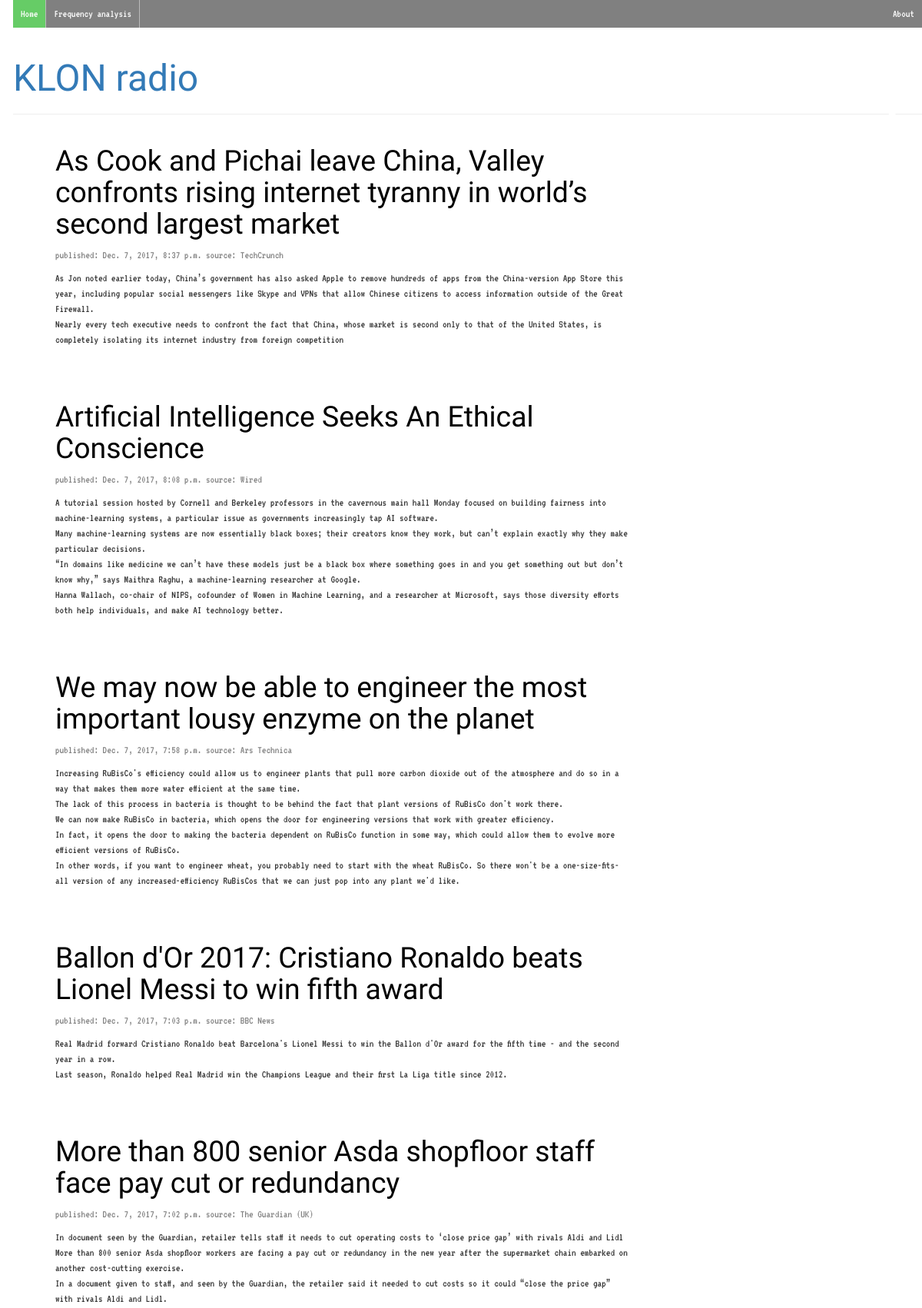
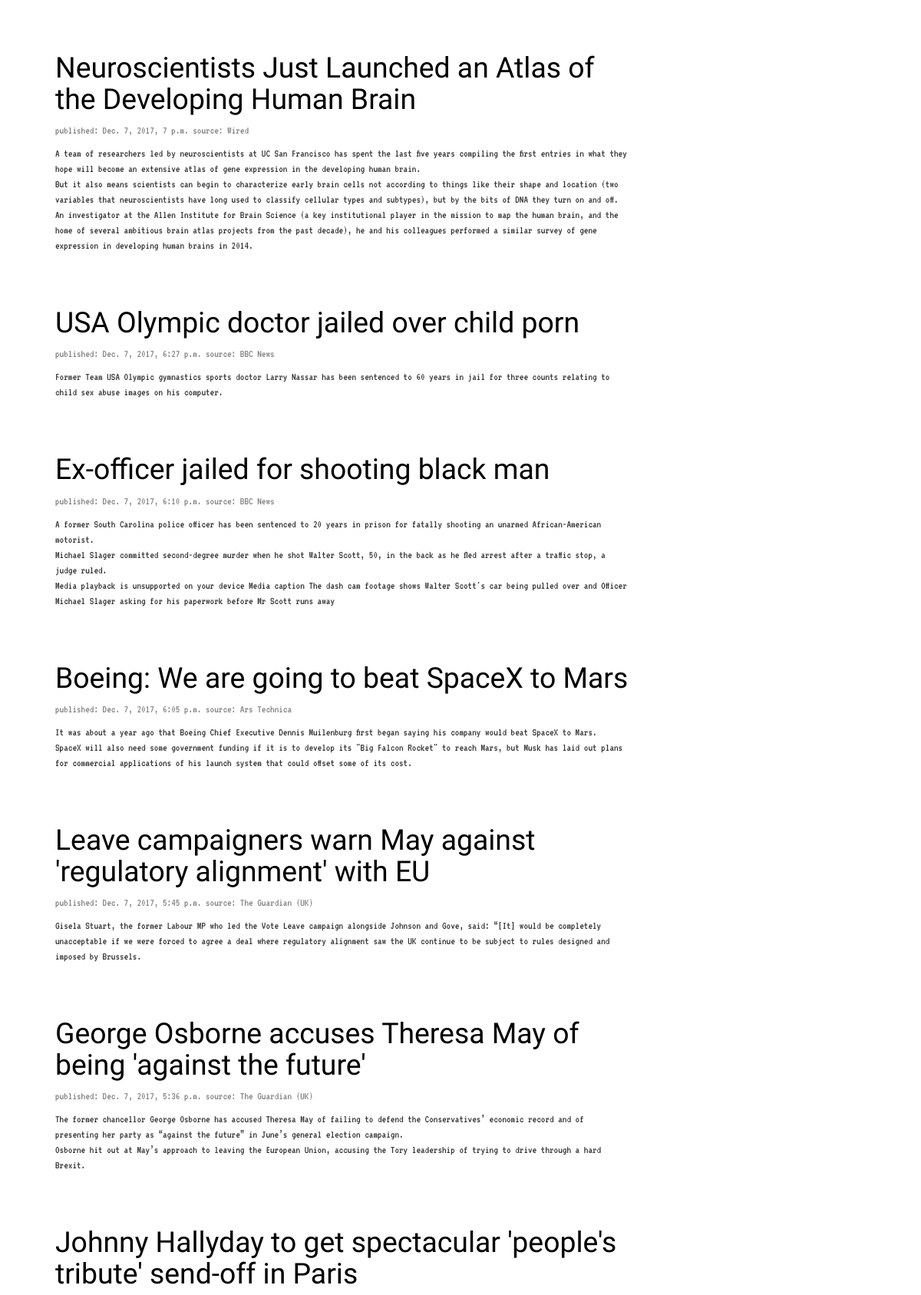
The page / (upper part) on the database its author committed (2 pictures, top to bottom).
### blog/models.py (models this page shows, shortened)
class Post(models.Model):
    author = models.ForeignKey('auth.User')  # link to another module
    title = models.CharField(max_length=200)
    text = models.TextField()
    url = models.URLField(blank=True, null=True)
    source = models.CharField(max_length=100, null=True)
    image = models.ImageField(upload_to="matrices", blank= True,null =True)
    top_sent = models.TextField(blank=True, null=True)
    trogram = models.CharField(max_length=100, null =True, blank=True)
    published_date = models.DateTimeField(
        blank=True, null=True
    )
    def image_tag(self):
        return u'<img src="%s" />'
    image_tag.short_description ='Image'
    image_tag.allow_tags = True

### blog/views.py (the view)
# urls.py: url(r'^$', views.post_list, name='post_list'),
def post_list(request):
    posts = Post.objects.filter(published_date__lte=timezone.now()).order_by('-published_date')
    return render(request, 'blog/post_list.html', {'posts': posts})

### blog/templates/blog/post_list.html (shortened to what this page needs)
{% extends 'blog/base.html' %}
{% load staticfiles %}
        {% block content %}
        {% for post in posts%}
             <div class ="post">
                <h1><a href={{post.url}} >{{post.title}}</a></h1>
                <div class="date">
                    <p>published: {{post.published_date}}           source: {{post.source}}</p>
                </div>
                <p> {{post.text|linebreaksbr}}</p>
             </div>
            {% endfor %}
            {% endblock %}

### blog/static/css/blog.css (style rules this page uses)
h1, h2, h3, h4 a { color: #00FF00; font-size: 28pt; font-family:'Pathway Gothic one', sans-serif; }
body { padding-left:17px; font-family:'VT323',monospace; }
.date { color: #828282; }
.post { margin-bottom: 70px; }
.post h1 a, .post h1 a:visited { color: #000000; }

### rows shown on the page
Post: title "As Cook and Pichai leave China, Valley confronts rising internet tyranny in world’s second largest market", published_date "Dec. 7, 2017, 8:37 p.m.", source "TechCrunch", text "As Jon noted earlier today, China’s government has also asked Apple to remove hundreds of apps from the China-version App Store this year, including popular social messengers like Skype and VPNs that allow Chinese citizens to access information outside of the Great Firewall. Nearly every tech executive needs to confront the fact that China, whose market is second only to that of the United States, is completely isolating its internet industry from foreign competition"
Post: title "Artificial Intelligence Seeks An Ethical Conscience", published_date "Dec. 7, 2017, 8:08 p.m.", source "Wired", text "A tutorial session hosted by Cornell and Berkeley professors in the cavernous main hall Monday focused on building fairness into machine-learning systems, a particular issue as governments increasingly tap AI software. Many machine-learning systems are now essentially black boxes; their creators know they work, but can’t explain exactly why they make particular decisions. “In domains like medicine we can’t have these models just be a black box where something goes in and you get something out but don’t know why,” says Maithra Raghu, a machine-learning researcher at Google. Hanna Wallach, co-chair of NIPS, cofounder of Women in Machine Learning, and a researcher at Microsoft, says those…"
Post: title "We may now be able to engineer the most important lousy enzyme on the planet", published_date "Dec. 7, 2017, 7:58 p.m.", source "Ars Technica", text "Increasing RuBisCo's efficiency could allow us to engineer plants that pull more carbon dioxide out of the atmosphere and do so in a way that makes them more water efficient at the same time. The lack of this process in bacteria is thought to be behind the fact that plant versions of RuBisCo don't work there. We can now make RuBisCo in bacteria, which opens the door for engineering versions that work with greater efficiency. In fact, it opens the door to making the bacteria dependent on RuBisCo function in some way, which could allow them to evolve more efficient versions of RuBisCo. In other words, if you want to engineer wheat, you probably need to start with the wheat RuBisCo. So there…"
Post: title "Ballon d'Or 2017: Cristiano Ronaldo beats Lionel Messi to win fifth award", published_date "Dec. 7, 2017, 7:03 p.m.", source "BBC News", text "Real Madrid forward Cristiano Ronaldo beat Barcelona's Lionel Messi to win the Ballon d'Or award for the fifth time - and the second year in a row. Last season, Ronaldo helped Real Madrid win the Champions League and their first La Liga title since 2012."
Post: title "More than 800 senior Asda shopfloor staff face pay cut or redundancy", published_date "Dec. 7, 2017, 7:02 p.m.", source "The Guardian (UK)", text "In document seen by the Guardian, retailer tells staff it needs to cut operating costs to ‘close price gap’ with rivals Aldi and Lidl More than 800 senior Asda shopfloor workers are facing a pay cut or redundancy in the new year after the supermarket chain embarked on another cost-cutting exercise. In a document given to staff, and seen by the Guardian, the retailer said it needed to cut costs so it could “close the price gap” with rivals Aldi and Lidl."
Post: title "Neuroscientists Just Launched an Atlas of the Developing Human Brain", published_date "Dec. 7, 2017, 7 p.m.", source "Wired", text "A team of researchers led by neuroscientists at UC San Francisco has spent the last five years compiling the first entries in what they hope will become an extensive atlas of gene expression in the developing human brain. But it also means scientists can begin to characterize early brain cells not according to things like their shape and location (two variables that neuroscientists have long used to classify cellular types and subtypes), but by the bits of DNA they turn on and off. An investigator at the Allen Institute for Brain Science (a key institutional player in the mission to map the human brain, and the home of several ambitious brain atlas projects from the past decade), he and his…"
Post: title "USA Olympic doctor jailed over child porn", published_date "Dec. 7, 2017, 6:27 p.m.", source "BBC News", text "Former Team USA Olympic gymnastics sports doctor Larry Nassar has been sentenced to 60 years in jail for three counts relating to child sex abuse images on his computer."
Post: title "Ex-officer jailed for shooting black man", published_date "Dec. 7, 2017, 6:10 p.m.", source "BBC News", text "A former South Carolina police officer has been sentenced to 20 years in prison for fatally shooting an unarmed African-American motorist. Michael Slager committed second-degree murder when he shot Walter Scott, 50, in the back as he fled arrest after a traffic stop, a judge ruled. Media playback is unsupported on your device Media caption The dash cam footage shows Walter Scott's car being pulled over and Officer Michael Slager asking for his paperwork before Mr Scott runs away"
Post: title "Boeing: We are going to beat SpaceX to Mars", published_date "Dec. 7, 2017, 6:05 p.m.", source "Ars Technica", text "It was about a year ago that Boeing Chief Executive Dennis Muilenburg first began saying his company would beat SpaceX to Mars. SpaceX will also need some government funding if it is to develop its \"Big Falcon Rocket\" to reach Mars, but Musk has laid out plans for commercial applications of his launch system that could offset some of its cost."
Post: title "Leave campaigners warn May against 'regulatory alignment' with EU", published_date "Dec. 7, 2017, 5:45 p.m.", source "The Guardian (UK)", text "Gisela Stuart, the former Labour MP who led the Vote Leave campaign alongside Johnson and Gove, said: “[It] would be completely unacceptable if we were forced to agree a deal where regulatory alignment saw the UK continue to be subject to rules designed and imposed by Brussels."
Post: title "George Osborne accuses Theresa May of being 'against the future'", published_date "Dec. 7, 2017, 5:36 p.m.", source "The Guardian (UK)", text "The former chancellor George Osborne has accused Theresa May of failing to defend the Conservatives’ economic record and of presenting her party as “against the future” in June’s general election campaign. Osborne hit out at May’s approach to leaving the European Union, accusing the Tory leadership of trying to drive through a hard Brexit."
Post: title "Johnny Hallyday to get spectacular 'people's tribute' send-off in Paris"
